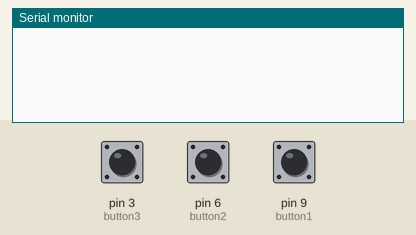
The sketch below on a simulated Arduino Leonardo, built with avr-gcc and run on an emulated ATmega32U4. Parts: the last lines printed to the serial monitor. Inputs (shaded band) come from the test bench; at power-on: pin 3 (button3) HIGH, pin 6 (button2) HIGH, pin 9 (button1) HIGH. USB keyboard and mouse output is not drawn.

Above: at 1.2 s.
1.3 s: pin 3 (button3) pulled LOW for 0.15 s
At 2.4 s:
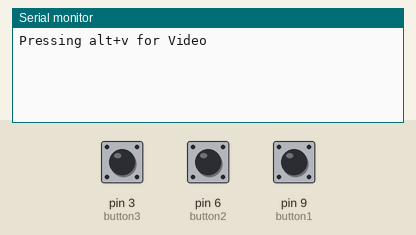
2.9 s: pin 6 (button2) pulled LOW for 0.15 s
At 3.7 s:
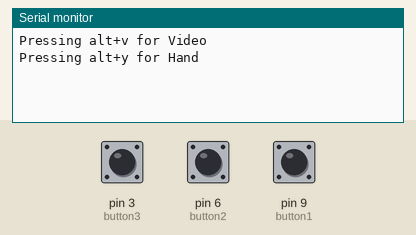
4.6 s: pin 9 (button1) pulled LOW for 0.15 s
At 6.2 s:
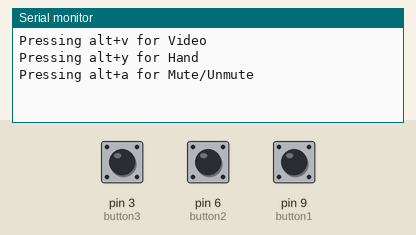

Measured:
- after the input at 1.3 s, the serial monitor: prints a new line after 0.20 s (image 1)
- after the input at 2.9 s, the serial monitor: prints a new line after 0.20 s (image 2)
- after the input at 4.6 s, the serial monitor: prints a new line after 0.20 s (image 3)

The sketch:

keypadkod.ino
```cpp
#include <Keyboard.h>
#include <OneButton.h>
#define KEYBOARD_h


OneButton button1(
  9,          // Pin Nummer  (funnktion: mute)
  true,       // Input is active LOW
  true        // Enable internal pull-up resistor
);
OneButton button2(
  6,         // Pin Nummmer  (funktion: deafen)
  true,       // Input is active LOW
  true        // Enable internal pull-up resistor
);
OneButton button3(
  3,          // Pin Nummer  (funktion: stream toggle)
  true,       // Input is active LOW
  true        // Enable internal pull-up resistor
);


void setup() {
  button1.attachClick(button1click);
  button2.attachClick(button2click);
  button3.attachClick(button3click);

  Keyboard.begin();
  Serial.begin(9600);
}


void loop() {
  button1.tick();
  button2.tick();
  button3.tick();
}


// funktionerna sätts igång när de olika knapparna blir nedtryckta i mer än 50ms och mindre är 300ms
void button1click() {
  Serial.println("Pressing alt+a for Mute/Unmute");
  Keyboard.press(KEY_LEFT_ALT);
  delay(20);
  Keyboard.press('a');
  delay(10);
  Keyboard.release('a');
  delay(20);
  Keyboard.releaseAll();
}


void button2click() {
  Serial.println("Pressing alt+y for Hand");
  Keyboard.press(KEY_LEFT_ALT);
  delay(20);
  Keyboard.press('y');
  delay(10);
  Keyboard.release('y');
  delay(20);
  Keyboard.releaseAll();
}


void button3click() {
  Serial.println("Pressing alt+v for Video");
  Keyboard.press(KEY_LEFT_ALT);
  delay(20);
  Keyboard.press('v');
  delay(10);
  Keyboard.release('v');
  delay(20);
  Keyboard.releaseAll();
}
```
